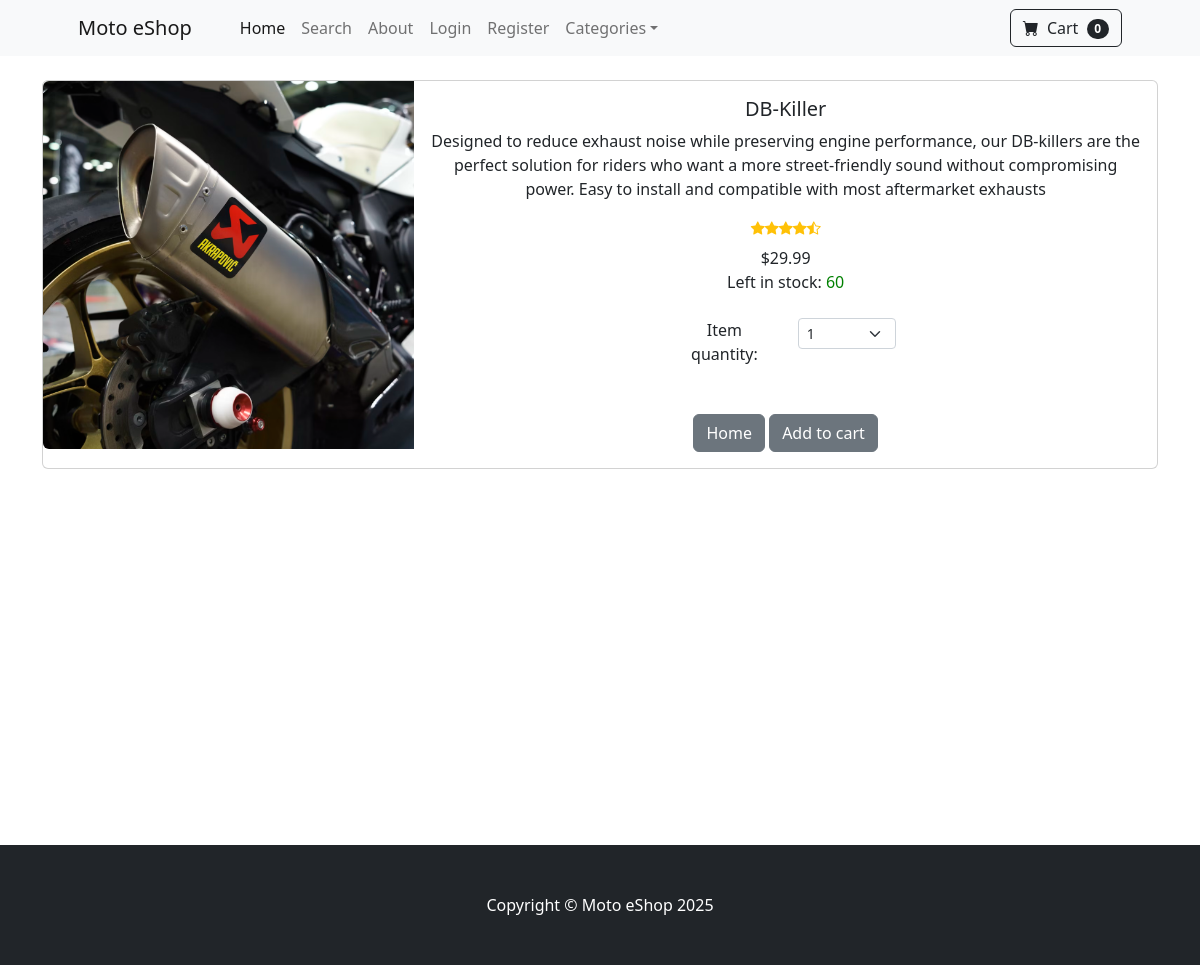
Page /product/1 on the committed database.
### store/models.py (models this page shows, shortened)
class Product(models.Model):
	name = models.CharField(max_length = 100)
	price = models.DecimalField(default=0, decimal_places=2, max_digits=6)
	category = models.ForeignKey(Category, on_delete=models.CASCADE, default=1)
	description = models.CharField(max_length = 600, default='', blank=True, null=True)
	image = models.ImageField(upload_to='uploads/product/')
	is_sale = models.BooleanField(default=False)
	sale_price = models.DecimalField(default=0, decimal_places=2, max_digits=6)

### store/views.py (the view)
# urls.py: path('product/<int:pk>', views.product, name='product'),
def product(request, pk):
    product = Product.objects.get(id=pk)
    return render(request, 'product.html', {'product': product})

### cart/cart.py (called while the page is built)
	def __len__(self):
		return sum(item['quantity'] for item in self.cart.values())

### cart/context_processors.py (called while the page is built)
def cart(request):
	return {'cart': Cart(request)}

### store/context_processors.py (called while the page is built)
def cart(request):
    return {'cart': Cart(request)}

### store/templates/product.html (shortened to what this page needs)
{% extends 'base.html' %}
{% block content %}
<div class="container">
<br/>
<div class = "card mb-3">
  <div class="row g-0">
    <div class="col-md-4">
      <img src="{{ product.image.url }}" class="img-fluid rounded-start" alt="...">
    </div>
    <div class="col-md-8">
      <div class="card-body">
      	<center>
        <h5 class="card-title">{{ product.name }}</h5>
        <p class="card-text">{{ product.description }}</p>
        <div class="d-flex justify-content-center small text-warning mb-2">
            <div class="bi-star-fill"></div>
            <div class="bi-star-fill"></div>
            <div class="bi-star-fill"></div>
            <div class="bi-star-fill"></div>
            <div class="bi-star-half"></div>
        </div>
        {% if product.is_sale %}
        <div class="d-flex justify-content-center small text-danger mb-2"><div class="bi-cash-coin"></div> &nbsp;&nbsp;Sale&nbsp;&nbsp;<div class="bi-cash-coin"></div>
    	</div>
        <strike>${{ product.price }}</strike>
        &nbsp;
        ${{ product.sale_price }}
            <br/>Left in stock: <span id="stock-qty"></span>
        {% else %}
        	${{ product.price }}
          <br/>Left in stock: <span id="stock-qty"></span>
        {% endif %}
		    <br/><br/>
            <div class="row justify-content-center">
                <div class="col-md-2">Item quantity:</div>
                <div class="col-md-2">
                <select class="form-select form-select-sm" id="qty-cart">
                    <option value="1">1</option>
                </select>
                </div>
            </div>
            <br/><br/>
        <a href="{% url 'home' %}" class="btn btn-secondary">Home</a>
        <button type="button" class="btn btn-secondary" id="add-cart" data-id="{{ product.id }}">Add to cart</button>
    </center>
      </div>
    </div>
  </div>
</div>
</div>
    <br/><br/><br/><br/><br/><br/><br/><br/><br/><br/><br/><br/><br/><br/><br/>
{% endblock %}

### rows in the picture
Product: image (picture), name "DB-Killer", description "Designed to reduce exhaust noise while preserving engine performance, our DB-killers are the perfect solution for riders who want a more street-friendly sound without compromising power. Easy to install and compatible with most aftermarket exhausts", price "29.99"

### other values in the picture
{{ cart|length }} "0"
